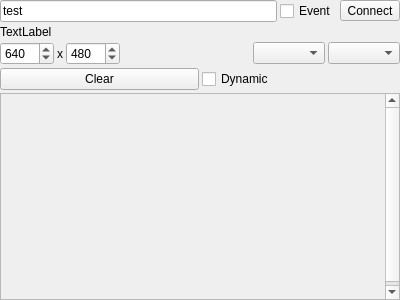
<?xml version="1.0" encoding="UTF-8"?>
<ui version="4.0">
 <class>ImageProvider</class>
 <widget class="QWidget" name="ImageProvider">
  <property name="geometry">
   <rect>
    <x>0</x>
    <y>0</y>
    <width>400</width>
    <height>300</height>
   </rect>
  </property>
  <property name="windowTitle">
   <string>Source</string>
  </property>
  <layout class="QVBoxLayout" name="verticalLayout">
   <property name="spacing">
    <number>3</number>
   </property>
   <property name="leftMargin">
    <number>0</number>
   </property>
   <property name="topMargin">
    <number>0</number>
   </property>
   <property name="rightMargin">
    <number>0</number>
   </property>
   <property name="bottomMargin">
    <number>0</number>
   </property>
   <item>
    <layout class="QHBoxLayout" name="horizontalLayout">
     <item>
      <widget class="QLineEdit" name="id">
       <property name="text">
        <string>test</string>
       </property>
      </widget>
     </item>
     <item>
      <widget class="QCheckBox" name="eventDriven">
       <property name="text">
        <string>Event</string>
       </property>
      </widget>
     </item>
     <item>
      <widget class="QToolButton" name="connect">
       <property name="text">
        <string>Connect</string>
       </property>
       <property name="checkable">
        <bool>true</bool>
       </property>
      </widget>
     </item>
    </layout>
   </item>
   <item>
    <widget class="QLabel" name="message">
     <property name="text">
      <string>TextLabel</string>
     </property>
    </widget>
   </item>
   <item>
    <layout class="QHBoxLayout" name="horizontalLayout_2">
     <item>
      <widget class="QSpinBox" name="horRes">
       <property name="minimum">
        <number>1</number>
       </property>
       <property name="maximum">
        <number>5000</number>
       </property>
       <property name="value">
        <number>640</number>
       </property>
      </widget>
     </item>
     <item>
      <widget class="QLabel" name="label">
       <property name="text">
        <string>x</string>
       </property>
      </widget>
     </item>
     <item>
      <widget class="QSpinBox" name="verRes">
       <property name="minimum">
        <number>1</number>
       </property>
       <property name="maximum">
        <number>5000</number>
       </property>
       <property name="value">
        <number>480</number>
       </property>
      </widget>
     </item>
     <item>
      <spacer name="horizontalSpacer">
       <property name="orientation">
        <enum>Qt::Horizontal</enum>
       </property>
       <property name="sizeHint" stdset="0">
        <size>
         <width>40</width>
         <height>20</height>
        </size>
       </property>
      </spacer>
     </item>
     <item>
      <widget class="QComboBox" name="zoom"/>
     </item>
     <item>
      <widget class="QComboBox" name="defaultRes"/>
     </item>
    </layout>
   </item>
   <item>
    <layout class="QHBoxLayout" name="horizontalLayout_3">
     <item>
      <widget class="QPushButton" name="clear">
       <property name="text">
        <string>Clear</string>
       </property>
      </widget>
     </item>
     <item>
      <widget class="QCheckBox" name="dynamic">
       <property name="text">
        <string>Dynamic</string>
       </property>
      </widget>
     </item>
    </layout>
   </item>
   <item>
    <widget class="QScrollArea" name="scrollArea">
     <property name="widgetResizable">
      <bool>false</bool>
     </property>
     <widget class="ImageCanvas" name="provider">
      <property name="geometry">
       <rect>
        <x>0</x>
        <y>0</y>
        <width>376</width>
        <height>209</height>
       </rect>
      </property>
     </widget>
    </widget>
   </item>
  </layout>
 </widget>
 <customwidgets>
  <customwidget>
   <class>ImageCanvas</class>
   <extends>QWidget</extends>
   <header>imagecanvas.h</header>
   <container>1</container>
  </customwidget>
 </customwidgets>
 <resources/>
 <connections/>
</ui>
